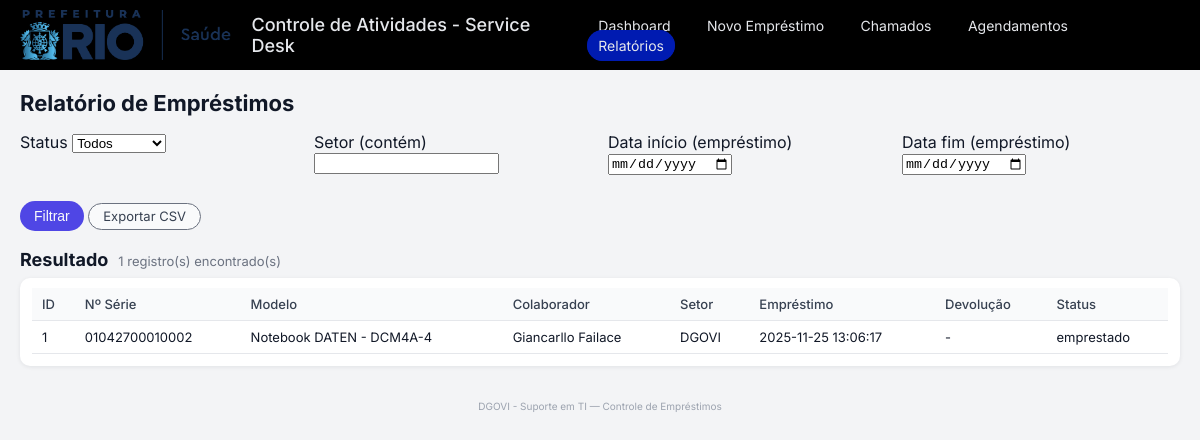
The app's page /relatorio/emprestimo, older data.
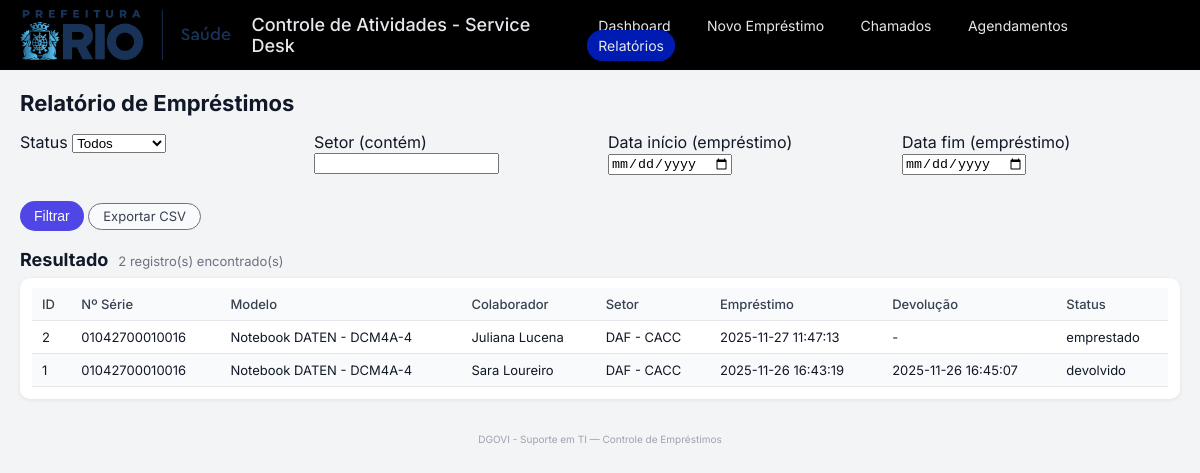
The same page, newer data.
### tables this page shows
CREATE TABLE loans (
            id INTEGER PRIMARY KEY AUTOINCREMENT,
            notebook_id INTEGER NOT NULL,
            colaborador_nome TEXT NOT NULL,
            colaborador_setor TEXT,
            data_hora_emprestimo TEXT NOT NULL,
            data_hora_devolucao TEXT,
            status TEXT NOT NULL DEFAULT 'emprestado',
            FOREIGN KEY (notebook_id) REFERENCES notebooks (id)
        );

CREATE TABLE notebooks (
            id INTEGER PRIMARY KEY AUTOINCREMENT,
            serial TEXT UNIQUE NOT NULL,
            modelo TEXT,
            status TEXT DEFAULT 'ativo'
        );

### app.py (the view, shortened to what this page needs)
@app.route("/relatorio/emprestimo")
def relatorio_emprestimo():
    status = request.args.get("status", "todos")
    setor = request.args.get("setor", "").strip()
    dt_ini = request.args.get("data_inicio", "").strip()
    dt_fim = request.args.get("data_fim", "").strip()
    export = request.args.get("export")
    conn = get_connection()
    cur = conn.cursor()
    conds = []
    params = []
    if status in ("emprestado", "devolvido"):
        conds.append("l.status = ?")
        params.append(status)
    if setor:
        conds.append("l.colaborador_setor LIKE ?")
        params.append("%" + setor + "%")
    if dt_ini:
        conds.append("date(l.data_hora_emprestimo) >= date(?)")
        params.append(dt_ini)
    if dt_fim:
        conds.append("date(l.data_hora_emprestimo) <= date(?)")
        params.append(dt_fim)
    where = ""
    if conds:
        where = "WHERE " + " AND ".join(conds)
    query = f"""
        SELECT
            l.id,
            n.serial,
            n.modelo,
            l.colaborador_nome,
            l.colaborador_setor,
            l.data_hora_emprestimo,
            l.data_hora_devolucao,
            l.status
        FROM loans l
        JOIN notebooks n ON n.id = l.notebook_id
        {where}
        ORDER BY l.data_hora_emprestimo DESC
    """
    cur.execute(query, params)
    rows = cur.fetchall()
    conn.close()
    return render_template(
        "relatorio_emprestimo.html",
        rows=rows,
        status=status,
        setor=setor,
        data_inicio=dt_ini,
        data_fim=dt_fim,
    )

### app.py (called while the page is built)
def get_connection():
    conn = sqlite3.connect(APP_DB)
    conn.row_factory = sqlite3.Row
    return conn

### templates/relatorio_emprestimo.html (shortened to what this page needs)
{% extends "base.html" %}
{% block content %}
<h2>Relatório de Empréstimos</h2>
<form method="get" class="filter-form">
  <div class="form-grid">
    <div>
      <label for="status">Status</label>
      <select id="status" name="status">
        <option value="todos" {% if status == "todos" %}selected{% endif %}>Todos</option>
      </select>
    </div>
    <div>
      <label for="setor">Setor (contém)</label>
      <input type="text" id="setor" name="setor" value="{{ setor }}">
    </div>
    <div>
      <label for="data_inicio">Data início (empréstimo)</label>
      <input type="date" id="data_inicio" name="data_inicio" value="{{ data_inicio }}">
    </div>
    <div>
      <label for="data_fim">Data fim (empréstimo)</label>
      <input type="date" id="data_fim" name="data_fim" value="{{ data_fim }}">
    </div>
  </div>
  <div style="margin-top: 10px;">
    <button type="submit" class="btn-primary">Filtrar</button>
    <a
      href="{{ url_for('relatorio_emprestimo',
                       status=status,
                       setor=setor,
                       data_inicio=data_inicio,
                       data_fim=data_fim,
                       export='csv') }}"
      class="btn-secondary"
    >
      Exportar CSV
    </a>
  </div>
</form>
<div class="section-header" style="margin-top: 18px;">
  <h3>Resultado</h3>
  <span class="section-subtitle">
    {{ rows|length }} registro(s) encontrado(s)
  </span>
</div>
<div class="table-card">
  <div class="table-wrapper">
    <table>
      <thead>
        <tr>
          <th>ID</th>
          <th>Nº Série</th>
          <th>Modelo</th>
          <th>Colaborador</th>
          <th>Setor</th>
          <th>Empréstimo</th>
          <th>Devolução</th>
          <th>Status</th>
        </tr>
      </thead>
      <tbody>
        {% if rows %}
          {% for r in rows %}
            <tr>
              <td>{{ r.id }}</td>
              <td>{{ r.serial }}</td>
              <td>{{ r.modelo or "-" }}</td>
              <td>{{ r.colaborador_nome }}</td>
              <td>{{ r.colaborador_setor or "-" }}</td>
              <td>{{ r.data_hora_emprestimo }}</td>
              <td>{{ r.data_hora_devolucao or "-" }}</td>
              <td>{{ r.status }}</td>
            </tr>
          {% endfor %}
        {% else %}
          <tr>
            <td colspan="8">Nenhum empréstimo encontrado com os filtros atuais.</td>
          </tr>
        {% endif %}
      </tbody>
    </table>
  </div>
</div>
{% endblock %}

### templates/base.html (shortened to what this page needs)
<!DOCTYPE html>
<html lang="pt-BR">
<head>
  <link rel="stylesheet" href="{{ url_for('static', filename='style.css') }}" />
</head>
<body class="{{ body_class|default('') }}">
<header>
  <div class="header-inner">
    <div class="logo">
      <img
        src="{{ url_for('static', filename='img/logo-rio-saude-horizontal.png') }}"
        alt="Prefeitura do Rio - Saúde"
        class="logo-img"
      />
      <span class="logo-system-name">Controle de Atividades - Service Desk</span>
    </div>
<nav>
  <a href="{{ url_for('dashboard') }}">Dashboard</a>
  <a href="{{ url_for('emprestimo') }}">Novo Empréstimo</a>
  <a href="{{ url_for('lista_chamados') }}">Chamados</a>
  <a href="{{ url_for('agendamentos') }}">Agendamentos</a>
  <a href="{{ url_for('relatorio_emprestimo')}}"class="nav-highlight">Relatórios</a>
</nav>
  </div>
</header>
  <main>
    <div class="container">
      {% block content %}{% endblock %}
    </div>
  </main>
  <footer>
    <small>DGOVI - Suporte em TI &mdash; Controle de Empréstimos</small>
  </footer>
</body>
</html>

### static/style.css (style rules this page uses)
* { box-sizing: border-box; }
body { font-family: "Inter", system-ui, -apple-system, BlinkMacSystemFont, "Segoe UI", sans-serif; margin: 0; background: #f3f4f6; color: #111827; }
header { background: #000000; color: #fff; padding: 10px 20px; }
.header-inner { max-width: 1200px; margin: 0 auto; display: flex; align-items: center; justify-content: space-between; }
.logo { display: flex; align-items: center; gap: 20px; }
.logo-img { height: 50px; object-fit: contain; }
.logo-system-name { font-size: 18px; font-weight: 500; color: #e5e7eb; }
nav a { color: #e5e7eb; margin-left: 10px; text-decoration: none; font-size: 14px; padding: 6px 10px; border-radius: 999px; border: 1px solid transparent; }
.nav-highlight { border-color: #001bb1; background: #001bb1; color: #e5e7eb; }
main { padding: 20px; }
.container { max-width: 1200px; margin: 0 auto; }
footer { text-align: center; padding: 12px 10px; font-size: 12px; color: #9ca3af; }
h2 { margin-top: 0; margin-bottom: 16px; font-size: 22px; }
.section-header { margin-top: 32px; margin-bottom: 8px; display: flex; align-items: baseline; gap: 10px; }
.section-header h3 { margin: 0; font-size: 18px; }
.section-subtitle { font-size: 13px; color: #6b7280; }
.btn-primary { margin-top: 16px; padding: 8px 14px; font-size: 14px; cursor: pointer; background: #4f46e5; color: #f9fafb; border-radius: 999px; border: none; }
.table-card { background: #ffffff; padding: 10px 12px 12px; border-radius: 10px; box-shadow: 0 1px 4px rgba(15, 23, 42, 0.08); }
.table-wrapper { width: 100%; overflow-x: auto; }
table { width: 100%; border-collapse: collapse; font-size: 13px; }
th, td { padding: 8px 10px; border-bottom: 1px solid #e5e7eb; }
th { background: #f9fafb; text-align: left; font-weight: 500; color: #374151; }
tbody tr:nth-child(even) { background: #f9fafb; }
.filter-form .form-grid { display: grid; grid-template-columns: repeat(auto-fit, minmax(190px, 1fr)); gap: 10px 16px; }
.btn-secondary { display: inline-block; padding: 6px 14px; border-radius: 999px; border: 1px solid #6b7280; background: #f9fafb; color: #374151; font-size: 13px; text-decoration: none; }
.btn-primary, .btn-secondary, .btn-small { display: inline-flex; align-items: center; justify-content: center; line-height: 1; }

Row changes from the older to the newer data that the page shows:
added loans: id "2", serial "01042700010016", modelo "Notebook DATEN - DCM4A-4", colaborador_nome "Juliana Lucena", colaborador_setor "DAF - CACC", data_hora_emprestimo "2025-11-27 11:47:13", data_hora_devolucao "-", status "emprestado"
changed loans id 1: serial "01042700010002" → "01042700010016"; colaborador_nome "Giancarllo Failace" → "Sara Loureiro"; colaborador_setor "DGOVI" → "DAF - CACC"; data_hora_emprestimo "2025-11-25 13:06:17" → "2025-11-26 16:43:19"; data_hora_devolucao "-" → "2025-11-26 16:45:07"; status "emprestado" → "devolvido"
Text that changed along with them:
{{ rows|length }}: "1" → "2"
